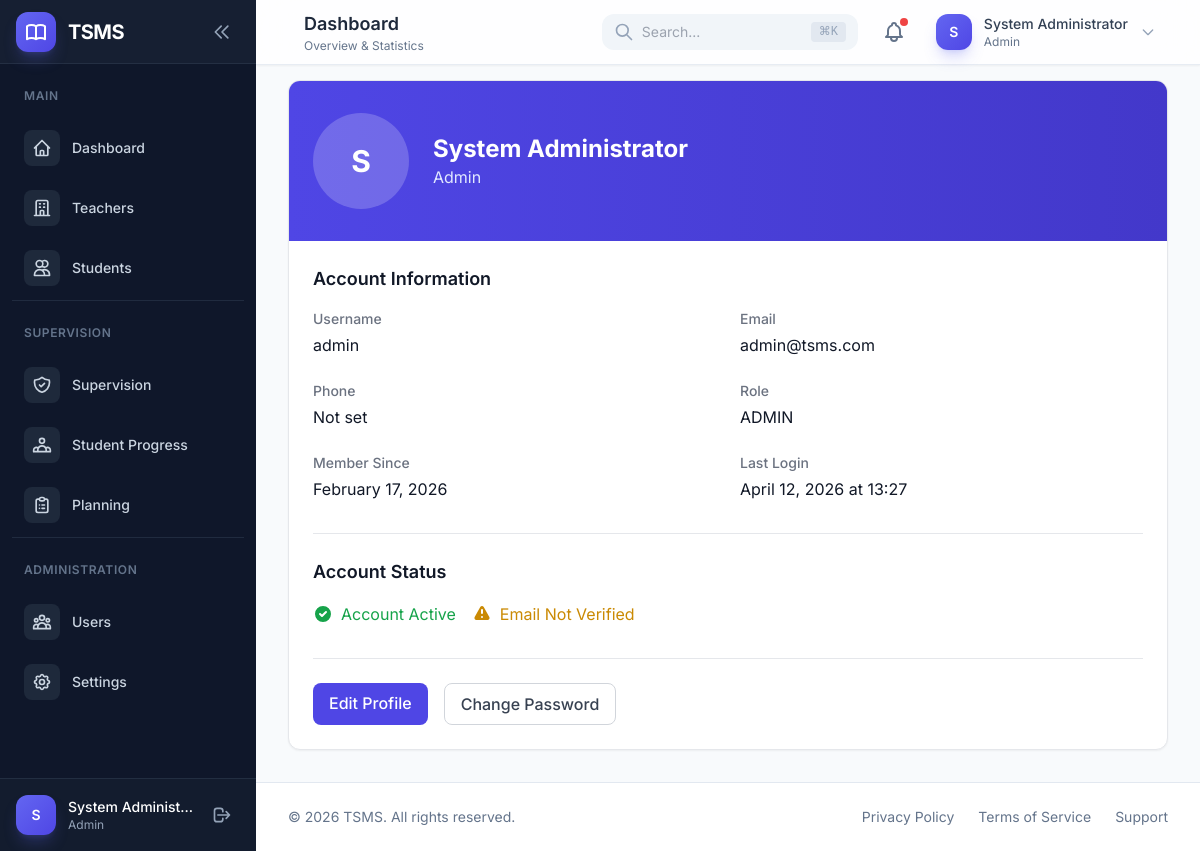
Before: /auth/profile (signed in) with the older database file.
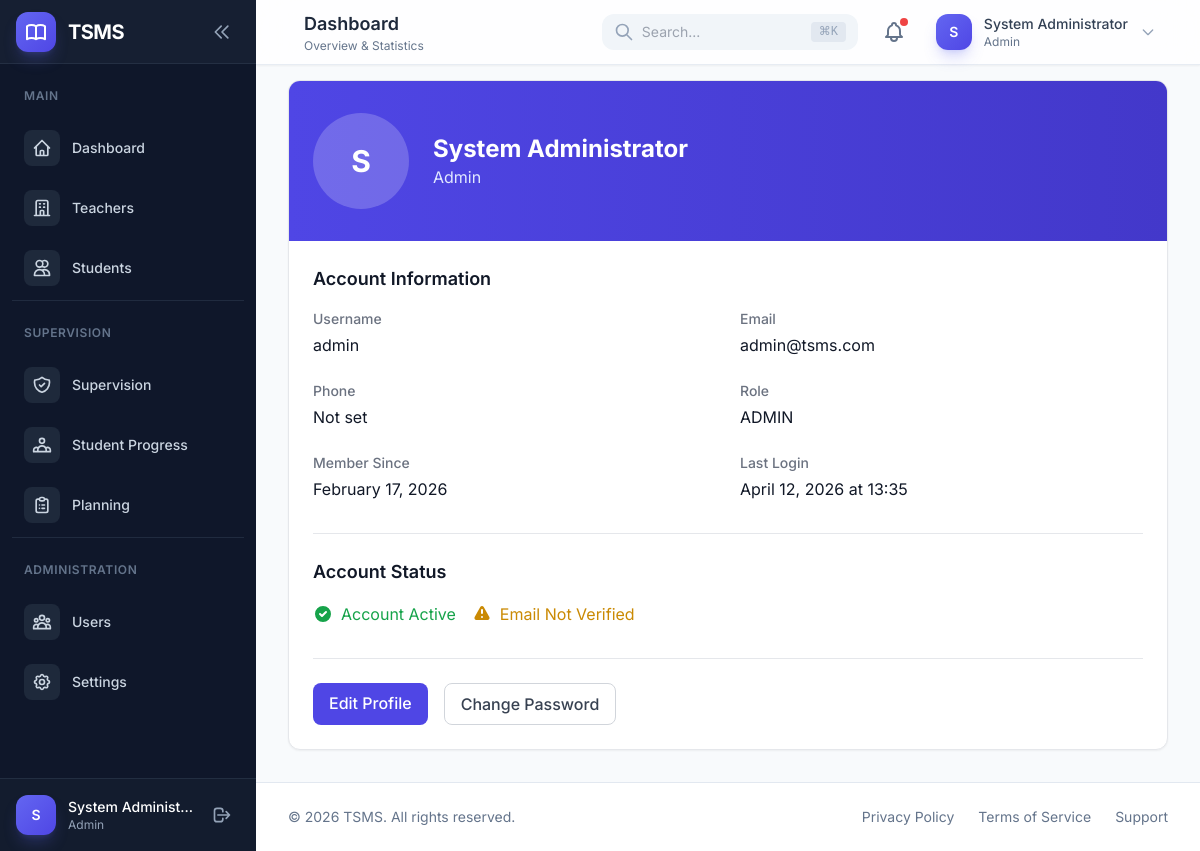
After: the same page with the newer database file.
### app/models/user.py (models this page shows, shortened)
class User(UserMixin, db.Model):
    __tablename__ = 'users'
    id = db.Column(db.Integer, primary_key=True)
    name = db.Column(db.String(128), nullable=False)
    username = db.Column(db.String(64), unique=True, nullable=False, index=True)
    email = db.Column(db.String(120), unique=True, nullable=False, index=True)
    password_hash = db.Column(db.String(256), nullable=False)
    role = db.Column(db.Enum(UserRole), nullable=False, default=UserRole.TEACHER)
    status = db.Column(db.Enum(UserStatus), nullable=False, default=UserStatus.ACTIVE)
    created_at = db.Column(db.DateTime, default=datetime.utcnow, index=True)
    updated_at = db.Column(db.DateTime, default=datetime.utcnow, onupdate=datetime.utcnow)
    last_login_at = db.Column(db.DateTime)
    teacher_profile = db.relationship(
        'Teacher',
        backref='user',
        uselist=False,
        cascade='all, delete-orphan',
        lazy='joined'
    )
    supervisor_profile = db.relationship(
        'Supervisor',
        backref='user',
        uselist=False,
        cascade='all, delete-orphan',
        lazy='joined'
    )
    @property
    def password(self):
        """Prevent password from being read."""
        raise AttributeError('Password is not a readable attribute')
    def is_admin(self):
        return self.role == UserRole.ADMIN
    def is_supervisor(self):
        return self.role == UserRole.SUPERVISOR
    def is_teacher(self):
        return self.role == UserRole.TEACHER

### app/blueprints/auth/routes.py (the view)
@auth_bp.route('/profile')
@login_required
def profile():
    return render_template('auth/profile.html', user=current_user)

### app/__init__.py (called while the page is built)
def _init_extensions(app):
    from app.extensions import db, migrate, login_manager, csrf
    db.init_app(app)
    migrate.init_app(app, db)
    login_manager.init_app(app)
    csrf.init_app(app)
    from app.models import User
    @login_manager.user_loader
    def load_user(user_id):
        return User.query.get(int(user_id))

def _register_context_processors(app):
    from datetime import datetime
    @app.context_processor
    def inject_globals():
        return {
            'current_year': datetime.utcnow().year,
            'app_name': 'TSMS'
        }

### app/blueprints/auth/routes.py (called while the page is built)
@auth_bp.before_app_request
def before_request():
    if current_user.is_authenticated:
        if current_user.status != UserStatus.ACTIVE:
            logout_user()
            flash('Your account is no longer active.', 'warning')
            return redirect(url_for('auth.login'))

@auth_bp.after_app_request
def after_request(response):
    response.headers['X-Content-Type-Options'] = 'nosniff'
    response.headers['X-Frame-Options'] = 'SAMEORIGIN'
    response.headers['X-XSS-Protection'] = '1; mode=block'
    return response

### app/templates/auth/profile.html (shortened to what the changed rows need)
{% extends "layouts/dashboard.html" %}
{% block content %}
<div class="max-w-4xl mx-auto">
    <div class="bg-white rounded-xl shadow-sm border border-gray-200 overflow-hidden">
        <div class="bg-gradient-to-r from-primary-600 to-primary-700 px-6 py-8">
            <div class="flex items-center space-x-6">
                <div class="w-24 h-24 rounded-full bg-white/20 flex items-center justify-center text-white text-3xl font-bold">
                    {{ current_user.name[0] }}
                </div>
                <div>
                    <h2 class="text-2xl font-bold text-white">{{ current_user.name }}</h2>
                    <p class="text-primary-100">{{ current_user.role.value|title if current_user.role else 'User' }}</p>
                </div>
            </div>
        </div>
        <div class="p-6">
            <div class="grid grid-cols-1 md:grid-cols-2 gap-6">
                <div>
                    <label class="block text-sm font-medium text-gray-500">Username</label>
                    <p class="mt-1 text-gray-900">{{ current_user.username }}</p>
                </div>
                <div>
                    <label class="block text-sm font-medium text-gray-500">Email</label>
                    <p class="mt-1 text-gray-900">{{ current_user.email }}</p>
                </div>
                <div>
                    <label class="block text-sm font-medium text-gray-500">Role</label>
                    <p class="mt-1 text-gray-900">{{ current_user.role.name if current_user.role else 'N/A' }}</p>
                </div>
                <div>
                    <label class="block text-sm font-medium text-gray-500">Member Since</label>
                    <p class="mt-1 text-gray-900">{{ current_user.created_at.strftime('%B %d, %Y') }}</p>
                </div>
                <div>
                    <label class="block text-sm font-medium text-gray-500">Last Login</label>
                    <p class="mt-1 text-gray-900">
                        {{ current_user.last_login_at.strftime('%B %d, %Y at %H:%M') if current_user.last_login_at else 'Never' }}
                    </p>
                </div>
            </div>
        </div>
    </div>
</div>
{% endblock %}

### app/templates/components/sidebar.html (shortened to what the changed rows need)
<aside :class="sidebarOpen ? 'w-64' : 'w-20'"
       class="fixed inset-y-0 left-0 z-50 bg-slate-900 sidebar-transition hidden lg:flex lg:flex-col">
    <div class="p-4 border-t border-slate-700/50 bg-slate-800/30">
        <div class="flex items-center">
            <div class="flex-shrink-0">
                <div class="w-10 h-10 rounded-xl bg-gradient-to-br from-primary-500 to-primary-600 flex items-center justify-center text-white font-semibold text-sm shadow-lg shadow-primary-500/25">
                    {{ current_user.name[0]|upper }}
                </div>
            </div>
            <div x-show="sidebarOpen" x-transition class="ml-3 flex-1 min-w-0">
                <p class="text-sm font-medium text-white truncate">{{ current_user.name }}</p>
                <p class="text-xs text-slate-400 truncate">{{ current_user.role.value|title if current_user.role else 'User' }}</p>
            </div>
        </div>
    </div>
</aside>

### app/templates/components/navbar.html (shortened to what this page needs)
<header :class="sidebarOpen ? 'lg:pl-64' : 'lg:pl-20'"
        class="fixed top-0 right-0 left-0 z-40 transition-all duration-300">
    <div class="bg-white/80 backdrop-blur-xl border-b border-slate-200/80 shadow-sm">
        <div class="flex items-center justify-between h-16 px-4 sm:px-6 lg:px-8">
            <div class="flex items-center space-x-4">
                <div class="hidden sm:block">
                    <h1 class="text-lg font-semibold text-slate-800">{% block page_title %}Dashboard{% endblock %}</h1>
                    <p class="text-xs text-slate-500">{% block page_subtitle %}Overview & Statistics{% endblock %}</p>
                </div>
            </div>
            <div class="flex items-center space-x-2 sm:space-x-4">
                <div class="hidden md:block relative" x-data="{ searchOpen: false }">
                    <div class="relative">
                        <input type="text"
                               placeholder="Search..."
                               class="w-64 pl-10 pr-4 py-2 text-sm bg-slate-100 border-0 rounded-xl focus:ring-2 focus:ring-primary-500 focus:bg-white transition-all"
                               @focus="searchOpen = true"
                               @blur="setTimeout(() => searchOpen = false, 200)">
                        <div class="absolute inset-y-0 left-0 pl-3 flex items-center pointer-events-none">
                        </div>
                        <kbd class="hidden lg:inline-flex absolute right-3 top-1/2 -translate-y-1/2 items-center px-2 py-0.5 text-xs text-slate-400 bg-slate-200 rounded">
                            ⌘K
                        </kbd>
                    </div>
                </div>
                <div x-data="{ notifOpen: false }" class="relative">
                    <button @click="notifOpen = !notifOpen"
                            class="relative p-2 text-slate-500 hover:text-slate-700 hover:bg-slate-100 rounded-xl transition-colors">
                        <span class="absolute top-1.5 right-1.5 w-2 h-2 bg-red-500 rounded-full ring-2 ring-white"></span>
                    </button>
                </div>
                <div x-data="{ profileOpen: false }" class="relative">
                    <button @click="profileOpen = !profileOpen"
                            class="flex items-center space-x-3 p-1.5 pr-3 hover:bg-slate-100 rounded-xl transition-colors">
                        <div class="w-9 h-9 rounded-xl bg-gradient-to-br from-primary-500 to-primary-600 flex items-center justify-center text-white font-semibold text-sm shadow-lg shadow-primary-500/25">
                            {{ current_user.name[0]|upper }}
                        </div>
                        <div class="hidden sm:block text-left">
                            <p class="text-sm font-medium text-slate-700">{{ current_user.name }}</p>
                            <p class="text-xs text-slate-500">{{ current_user.role.value|title if current_user.role else 'User' }}</p>
                        </div>
                        <svg class="hidden sm:block w-4 h-4 text-slate-400" fill="none" stroke="currentColor" viewBox="0 0 24 24">
                            <path stroke-linecap="round" stroke-linejoin="round" stroke-width="2" d="M19 9l-7 7-7-7"/>
                        </svg>
                    </button>
                </div>
            </div>
        </div>
    </div>
</header>

Changed rows visible on the page:
changed User "System Administrator": last_login_at "April 12, 2026 at 13:27" → "April 12, 2026 at 13:35"
